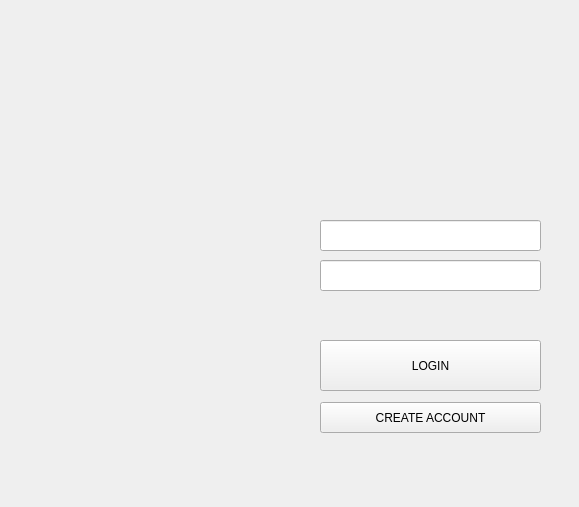
<?xml version="1.0" encoding="UTF-8"?>
<ui version="4.0">
 <class>LogIn</class>
 <widget class="QWidget" name="LogIn">
  <property name="geometry">
   <rect>
    <x>0</x>
    <y>0</y>
    <width>579</width>
    <height>507</height>
   </rect>
  </property>
  <property name="windowTitle">
   <string>Form</string>
  </property>
  <widget class="QPushButton" name="pushButtonLogin">
   <property name="geometry">
    <rect>
     <x>320</x>
     <y>340</y>
     <width>221</width>
     <height>51</height>
    </rect>
   </property>
   <property name="text">
    <string>LOGIN</string>
   </property>
  </widget>
  <widget class="QLineEdit" name="lineEditUsername">
   <property name="geometry">
    <rect>
     <x>320</x>
     <y>220</y>
     <width>221</width>
     <height>31</height>
    </rect>
   </property>
   <property name="font">
    <font>
     <family>Yu Gothic UI Semibold</family>
     <pointsize>14</pointsize>
     <weight>75</weight>
     <bold>true</bold>
    </font>
   </property>
   <property name="text">
    <string/>
   </property>
  </widget>
  <widget class="QLineEdit" name="lineEditPassword">
   <property name="geometry">
    <rect>
     <x>320</x>
     <y>260</y>
     <width>221</width>
     <height>31</height>
    </rect>
   </property>
   <property name="font">
    <font>
     <family>Yu Gothic UI Semibold</family>
     <pointsize>14</pointsize>
     <weight>75</weight>
     <bold>true</bold>
    </font>
   </property>
   <property name="text">
    <string/>
   </property>
   <property name="echoMode">
    <enum>QLineEdit::Password</enum>
   </property>
  </widget>
  <widget class="QPushButton" name="pushButtonCreateAccount">
   <property name="geometry">
    <rect>
     <x>320</x>
     <y>402</y>
     <width>221</width>
     <height>31</height>
    </rect>
   </property>
   <property name="text">
    <string>CREATE ACCOUNT</string>
   </property>
  </widget>
 </widget>
 <resources/>
 <connections/>
</ui>
